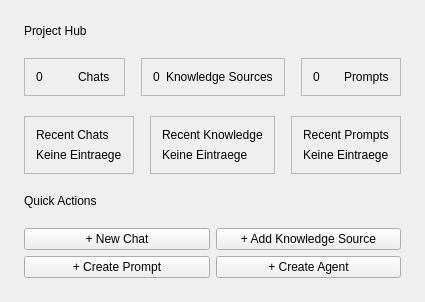
<?xml version="1.0" encoding="UTF-8"?>
<ui version="4.0">
 <class>ProjectHubScreen</class>
 <widget class="QWidget" name="ProjectHubScreen">
  <layout class="QVBoxLayout" name="mainLayout">
   <property name="leftMargin">
    <number>0</number>
   </property>
   <property name="topMargin">
    <number>0</number>
   </property>
   <property name="rightMargin">
    <number>0</number>
   </property>
   <property name="bottomMargin">
    <number>0</number>
   </property>
   <item>
    <widget class="QScrollArea" name="scrollArea">
     <property name="widgetResizable">
      <bool>true</bool>
     </property>
     <property name="frameShape">
      <enum>QFrame::Shape::NoFrame</enum>
     </property>
     <widget class="QWidget" name="scrollContent">
      <layout class="QVBoxLayout" name="contentLayout">
       <property name="leftMargin">
        <number>24</number>
       </property>
       <property name="topMargin">
        <number>24</number>
       </property>
       <property name="rightMargin">
        <number>24</number>
       </property>
       <property name="bottomMargin">
        <number>24</number>
       </property>
       <property name="spacing">
        <number>20</number>
       </property>
       <item>
        <widget class="QLabel" name="projectNameLabel">
         <property name="text">
          <string>Project Hub</string>
         </property>
         <property name="objectName">
          <string>projectHubName</string>
         </property>
        </widget>
       </item>
       <item>
        <layout class="QHBoxLayout" name="statsLayout">
         <property name="spacing">
          <number>16</number>
         </property>
         <item>
          <widget class="QFrame" name="statChats">
           <property name="frameShape">
            <enum>QFrame::Shape::StyledPanel</enum>
           </property>
           <layout class="QHBoxLayout" name="statChatsLayout">
            <item>
             <widget class="QLabel" name="statChatsValue">
              <property name="text">
               <string>0</string>
              </property>
             </widget>
            </item>
            <item>
             <widget class="QLabel" name="statChatsLabel">
              <property name="text">
               <string>Chats</string>
              </property>
             </widget>
            </item>
           </layout>
          </widget>
         </item>
         <item>
          <widget class="QFrame" name="statSources">
           <property name="frameShape">
            <enum>QFrame::Shape::StyledPanel</enum>
           </property>
           <layout class="QHBoxLayout" name="statSourcesLayout">
            <item>
             <widget class="QLabel" name="statSourcesValue">
              <property name="text">
               <string>0</string>
              </property>
             </widget>
            </item>
            <item>
             <widget class="QLabel" name="statSourcesLabel">
              <property name="text">
               <string>Knowledge Sources</string>
              </property>
             </widget>
            </item>
           </layout>
          </widget>
         </item>
         <item>
          <widget class="QFrame" name="statPrompts">
           <property name="frameShape">
            <enum>QFrame::Shape::StyledPanel</enum>
           </property>
           <layout class="QHBoxLayout" name="statPromptsLayout">
            <item>
             <widget class="QLabel" name="statPromptsValue">
              <property name="text">
               <string>0</string>
              </property>
             </widget>
            </item>
            <item>
             <widget class="QLabel" name="statPromptsLabel">
              <property name="text">
               <string>Prompts</string>
              </property>
             </widget>
            </item>
           </layout>
          </widget>
         </item>
        </layout>
       </item>
       <item>
        <layout class="QHBoxLayout" name="sectionsLayout">
         <property name="spacing">
          <number>16</number>
         </property>
         <item>
          <widget class="QFrame" name="recentChatsSection">
           <property name="frameShape">
            <enum>QFrame::Shape::StyledPanel</enum>
           </property>
           <layout class="QVBoxLayout" name="recentChatsLayout">
            <item>
             <widget class="QLabel" name="recentChatsTitle">
              <property name="text">
               <string>Recent Chats</string>
              </property>
             </widget>
            </item>
            <item>
             <widget class="QLabel" name="recentChatsPlaceholder">
              <property name="text">
               <string>Keine Eintraege</string>
              </property>
             </widget>
            </item>
           </layout>
          </widget>
         </item>
         <item>
          <widget class="QFrame" name="recentKnowledgeSection">
           <property name="frameShape">
            <enum>QFrame::Shape::StyledPanel</enum>
           </property>
           <layout class="QVBoxLayout" name="recentKnowledgeLayout">
            <item>
             <widget class="QLabel" name="recentKnowledgeTitle">
              <property name="text">
               <string>Recent Knowledge</string>
              </property>
             </widget>
            </item>
            <item>
             <widget class="QLabel" name="recentKnowledgePlaceholder">
              <property name="text">
               <string>Keine Eintraege</string>
              </property>
             </widget>
            </item>
           </layout>
          </widget>
         </item>
         <item>
          <widget class="QFrame" name="recentPromptsSection">
           <property name="frameShape">
            <enum>QFrame::Shape::StyledPanel</enum>
           </property>
           <layout class="QVBoxLayout" name="recentPromptsLayout">
            <item>
             <widget class="QLabel" name="recentPromptsTitle">
              <property name="text">
               <string>Recent Prompts</string>
              </property>
             </widget>
            </item>
            <item>
             <widget class="QLabel" name="recentPromptsPlaceholder">
              <property name="text">
               <string>Keine Eintraege</string>
              </property>
             </widget>
            </item>
           </layout>
          </widget>
         </item>
        </layout>
       </item>
       <item>
        <widget class="QLabel" name="quickActionsLabel">
         <property name="text">
          <string>Quick Actions</string>
         </property>
        </widget>
       </item>
       <item>
        <layout class="QGridLayout" name="actionsGrid">
         <item row="0" column="0">
          <widget class="QPushButton" name="btnNewChat">
           <property name="text">
            <string>+ New Chat</string>
           </property>
          </widget>
         </item>
         <item row="0" column="1">
          <widget class="QPushButton" name="btnAddSource">
           <property name="text">
            <string>+ Add Knowledge Source</string>
           </property>
          </widget>
         </item>
         <item row="1" column="0">
          <widget class="QPushButton" name="btnNewPrompt">
           <property name="text">
            <string>+ Create Prompt</string>
           </property>
          </widget>
         </item>
         <item row="1" column="1">
          <widget class="QPushButton" name="btnNewAgent">
           <property name="text">
            <string>+ Create Agent</string>
           </property>
          </widget>
         </item>
        </layout>
       </item>
      </layout>
     </widget>
    </widget>
   </item>
  </layout>
 </widget>
 <layoutdefault spacing="6" margin="11"/>
 <resources/>
 <connections/>
</ui>
